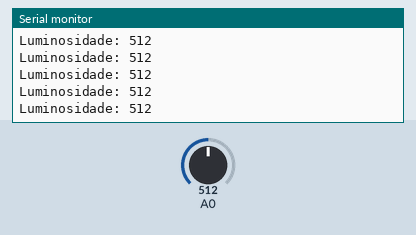
A sketch run on a simulated Arduino Uno, built with avr-gcc and run on an emulated ATmega328P. On the bench: the last lines printed to the serial monitor. The inputs (shaded band) are chosen by the test bench; at power-on: A0 = 512.

Above: at 1.2 s.
1.3 s: A0 set to 105
At 2.2 s:
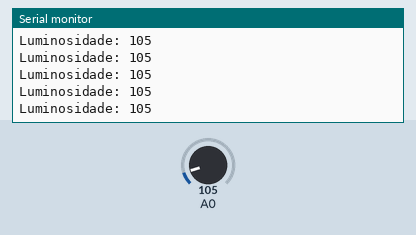
4.3 s: A0 set to 93
At 5.2 s:
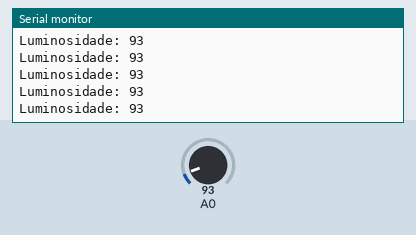
7.3 s: A0 set to 11
At 8.4 s:
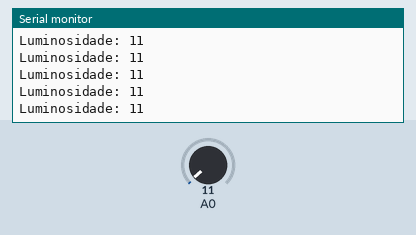
8.8 s: A0 set to 8
At 9.8 s:
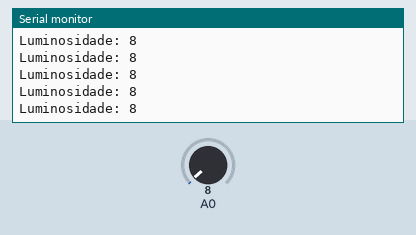
Timing chart, 0 to 11.8 s (numbered marks = the images above; inputs shaded):
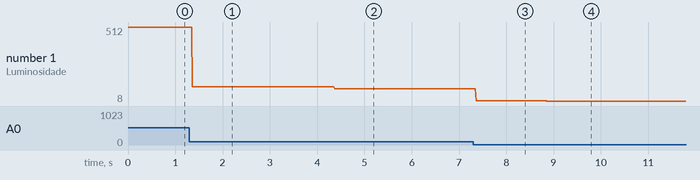

The sketch:

SensorLuz.ino
```cpp
void setup(){
  Serial.begin(9600);
  pinMode(A0, INPUT);
}

void loop(){
  Serial.print("Luminosidade: ");
  Serial.println(analogRead(A0));
  delay(10); // Delay a little bit to improve simulation performance
}
```

Measured:
- after the input at 1.3 s, the serial monitor: prints a new line after 0.06 s (image 1)
- after the input at 4.3 s, the serial monitor: prints a new line after 0.07 s (image 2)
- after the input at 7.3 s, the serial monitor: prints a new line after 0.06 s (image 3)
- after the input at 8.8 s, the serial monitor: prints a new line after 0.06 s (image 4)
- plotted number 1: 512 → 105 after the input at 1.3 s, 105 → 93 after the input at 4.3 s, 93 → 11 after the input at 7.3 s, 11 → 8 after the input at 8.8 s
